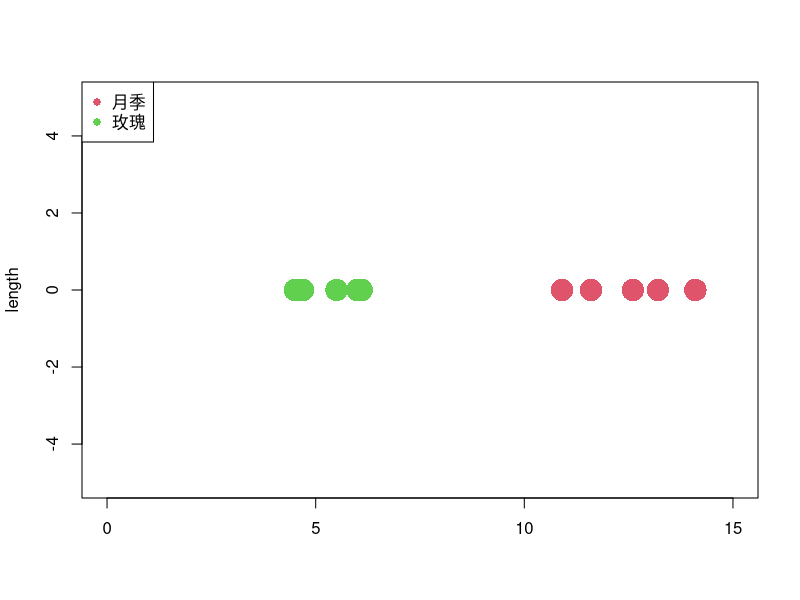

R code for this plot:
'<-'(
  sigmoid,
  function(x)
  {
    return(1/(1+exp(-1*x)))
  }
)

'<-'(
  sigmoid_loss,
  function(x)
  {
    tmp <- sigmoid(x)
    return(tmp*(1-tmp))
  }
)

'<-'(
  turn_back,
  function(x)
  {
    return(x)
  }
)

'<-'(
  turn_back_loss,
  function(x)
  {
    return(1)
  }
)

'<-'(
  new.layer,
  function(info, input_num, neuron_num,active_function,loss_function,eta=0.01)
  {
    layer <- info
    attr(layer, 'connection') <- matrix(rnorm(input_num*neuron_num),input_num,neuron_num)
    attr(layer, 'threshold') <- rnorm(neuron_num)
    attr(layer, 'active') <- active_function
    attr(layer, 'loss') <- loss_function
    attr(layer, 'eta') <- eta
    '<-'(
      attr(layer, 'predict'),
      function(layer, x)
      {
        return(attr(layer, 'active')((x %*% attr(layer, 'connection')) - attr(layer, 'threshold')))
      }
    )
    '<-'(
      attr(layer, 'fix'),
      function(layer, input, output, error)
      {
        dt <- attr(layer, 'eta')*attr(layer, 'loss')(output)*error
        attr(layer, 'threshold') <- attr(layer, 'threshold') + dt
        dw <- input %*% t(dt)
        attr(layer, 'connection') <- attr(layer, 'connection') + dw
        return(layer)
      }
    )
    return(layer)
  }
)

'<-'(
  new.network,
  function(info, input_dim, output_dim, layers_dim, is_div = T)
  {
    network <- info
    attr(network, 'deep') <- length(layers_dim)
    #attr(network, 'errors') <- 'error'
    #attr(attr(network, 'errors'), 'out') <- rep(0, output_dim)
    in_num <- input_dim
    cnt <- 1
    for(i in layers_dim)
    {
      attr(network, as.character(cnt)) <- new.layer(cnt, in_num, i, sigmoid, sigmoid_loss, 0.01)
      #attr(attr(network, 'errors'), as.character(cnt)) <- rep(0, i)
      cnt <- cnt + 1
      in_num <- i
    }
    if(is_div)
    {
      attr(network, 'out')  <- new.layer('out', in_num, output_dim, sigmoid, sigmoid_loss, 0.01)
    }
    else
    {
      attr(network, 'out')  <- new.layer('out', in_num, output_dim, turn_back, turn_back_loss, 0.01) 
    }
    '<-'(
      attr(network, 'predict'),
      function(network, x)
      {
        ps <- 'errors'
        attr(ps, '0') <- x
        for(i in as.character(1:attr(network, 'deep')))
        {
          layer <- attr(network, i)
          x <- attr(layer, 'active')((x %*% attr(layer, 'connection')) - attr(layer, 'threshold'))
          attr(ps, i) <- x
        }
        layer <- attr(network, 'out')
        tmp <- ps
        ps <- attr(layer, 'active')((x %*% attr(layer, 'connection')) - attr(layer, 'threshold'))
        for(i in as.character(0:attr(network, 'deep')))
        {
          attr(ps, i) <- attr(tmp, i)
        }
        return(ps)
      }
    )
    '<-'(
      attr(network, 'fix'),
      function(network, xs, ys, iter=100)
      {
        #pre-training
        x_num <- dim(xs)[1]
        deep <- attr(network, 'deep')
        x_dim <- dim(xs)[2]
        for(each in as.character(1:deep))
        {
          for(it in 1:iter)
          {
            for(k in 1:x_num)
            {
              x <- xs[k,]
              y <- ys[k,]
              layer <- attr(network, each)
              vna_layer <- new.layer('vna',dim(attr(layer,'connection'))[2],x_dim,turn_back,turn_back_loss)
              layer <- attr(network, each)
              ps <- attr(network, 'predict')(network, x)
              tx <- attr(ps, each)
              error <- x - attr(vna_layer, 'predict')(vna_layer, tx)
              if(each != '1')
              {
                ox <- attr(ps, as.character(as.numeric(each)-1))
              }
              else
              {
                ox <- x
              }
              attr(network, each) <- attr(layer, 'fix')(layer, ox, tx, error)
              x_dim <- length(tx) 
            }
          }
        }
        attr(network, 'out') <- vna_layer
        return(network)
        
        hsy <- numeric(iter)
        #fine-tuning
        for(it in 1:iter)
        {
          for(k in 1:x_num)
          {
            x <- xs[k,]
            y <- ys[k,]
            yp <- attr(network, 'predict')(network, x)
            error <- y - yp
            hsy[it] <- sum(error^2)
            layer <- attr(network, 'out')
            connect_weights <- attr(layer, 'connection')
            attr(network, 'out') <- attr(layer, 'fix')(layer, attr(yp, as.character(deep)), yp, error)
            error <- attr(layer, 'loss')(yp) * error
            for(i in as.character(deep:1))
            {
              layer <- attr(network, i)
              in_x <- attr(yp, as.character(as.numeric(i)-1))
              error <- as.vector(connect_weights %*% error)
              connect_weights <- attr(layer, 'connection')
              attr(network, i) <- attr(layer, 'fix')(layer, in_x, attr(yp, i), error)
              error <- attr(layer, 'loss')(yp) * error
            }
          }
        }
        plot(1:iter, hsy,'l')
        return(network)
      }
    )
    return(network)
  }
)

dat1 <- c(10.9,14.1,12.6,13.2,11.6)
dat2 <- c(6.1,4.5,5.5,6.0,4.7)
plot(dat1,rep(0,5),col=2,cex=3,pch=16,xlim = c(0,15),ylim=c(-5,5),xlab='',ylab='length')
lines(dat2, rep(0,5),col=3,cex=3,pch=16,type='p')
legend(legend = c('月季','玫瑰'),'topleft',pch=c(16,16),col=c(2,3))